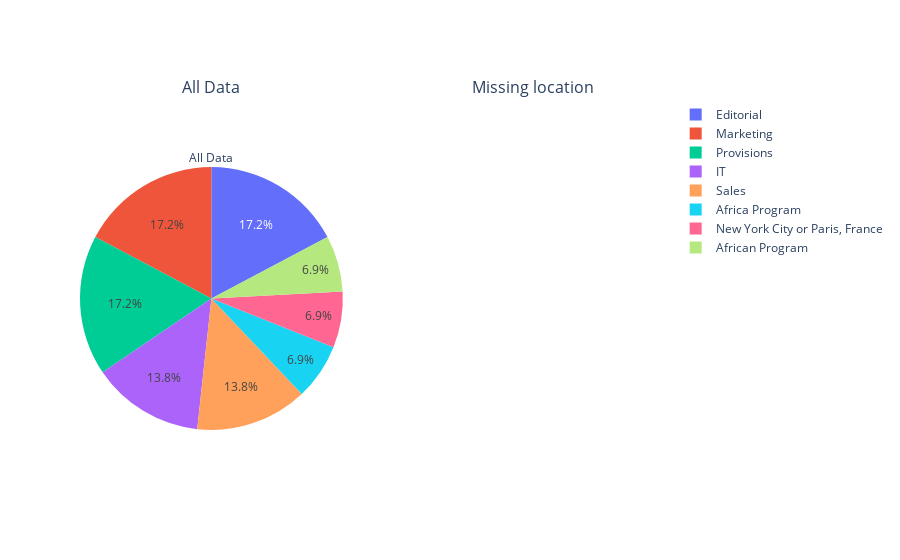

Source (notebook cell):
### Code cell
# make plot with 2 subplots
fig = make_subplots(rows=1, cols=2, specs=[[{'type':'domain'}, {'type':'domain'}]], 
                    subplot_titles=['All Data', 'Missing location'])

fig.add_trace(go.Pie(labels=departments_missing_in_location.department, values=departments_missing_in_location.counts), 
              row = 1, col = 1)

fig.add_trace(go.Pie(labels)

### Figure 1 — Plotly figure (JSON) as saved in the notebook; plotly's stock layout.template omitted (floating-point values rounded to 4 significant figures)
{"data": [{"domain": {"x": [0, 0.45], "y": [0, 1]}, "labels": ["Editorial", "Marketing", "Provisions", "IT", "Sales", "Africa Program", "New York City or Paris, France", "African Program"], "title": {"text": "All Data"}, "type": "pie", "values": [5, 5, 5, 4, 4, 2, 2, 2]}], "layout": {"annotations": [{"font": {"size": 16}, "showarrow": false, "text": "All Data", "x": 0.225, "xanchor": "center", "xref": "paper", "y": 1, "yanchor": "bottom", "yref": "paper"}, {"font": {"size": 16}, "showarrow": false, "text": "Missing location", "x": 0.775, "xanchor": "center", "xref": "paper", "y": 1, "yanchor": "bottom", "yref": "paper"}]}}
